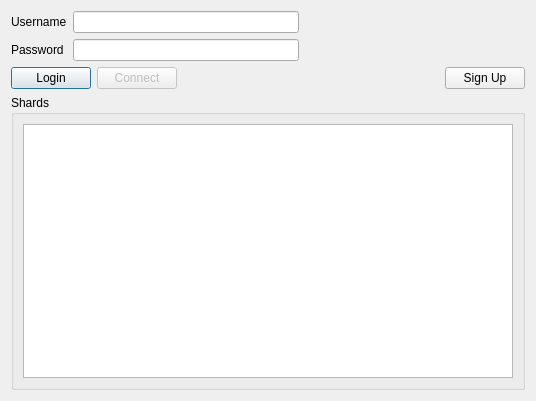
<?xml version="1.0" encoding="UTF-8"?>
<ui version="4.0">
 <class>NelLauncherDlg</class>
 <widget class="QDialog" name="NelLauncherDlg">
  <property name="geometry">
   <rect>
    <x>0</x>
    <y>0</y>
    <width>536</width>
    <height>401</height>
   </rect>
  </property>
  <property name="sizePolicy">
   <sizepolicy hsizetype="Expanding" vsizetype="Expanding">
    <horstretch>0</horstretch>
    <verstretch>0</verstretch>
   </sizepolicy>
  </property>
  <property name="minimumSize">
   <size>
    <width>350</width>
    <height>300</height>
   </size>
  </property>
  <property name="windowTitle">
   <string>NeL Launcher</string>
  </property>
  <layout class="QVBoxLayout" name="verticalLayout">
   <item>
    <layout class="QGridLayout" name="gridLayout">
     <item row="0" column="0">
      <widget class="QLabel" name="lblUsername">
       <property name="text">
        <string>Username</string>
       </property>
      </widget>
     </item>
     <item row="0" column="1">
      <layout class="QHBoxLayout" name="horizontalLayout_3">
       <item>
        <widget class="QLineEdit" name="leUsername"/>
       </item>
       <item>
        <spacer name="horizontalSpacer_3">
         <property name="orientation">
          <enum>Qt::Horizontal</enum>
         </property>
         <property name="sizeHint" stdset="0">
          <size>
           <width>40</width>
           <height>20</height>
          </size>
         </property>
        </spacer>
       </item>
      </layout>
     </item>
     <item row="1" column="0">
      <widget class="QLabel" name="lblPassword">
       <property name="text">
        <string>Password</string>
       </property>
      </widget>
     </item>
     <item row="1" column="1">
      <layout class="QHBoxLayout" name="horizontalLayout">
       <item>
        <widget class="QLineEdit" name="lePassword">
         <property name="echoMode">
          <enum>QLineEdit::Password</enum>
         </property>
        </widget>
       </item>
       <item>
        <spacer name="horizontalSpacer_2">
         <property name="orientation">
          <enum>Qt::Horizontal</enum>
         </property>
         <property name="sizeHint" stdset="0">
          <size>
           <width>58</width>
           <height>18</height>
          </size>
         </property>
        </spacer>
       </item>
      </layout>
     </item>
    </layout>
   </item>
   <item>
    <layout class="QHBoxLayout" name="horizontalLayout_4">
     <item>
      <widget class="QPushButton" name="pbLogin">
       <property name="text">
        <string>Login</string>
       </property>
      </widget>
     </item>
     <item>
      <widget class="QPushButton" name="pbConnect">
       <property name="enabled">
        <bool>false</bool>
       </property>
       <property name="text">
        <string>Connect</string>
       </property>
      </widget>
     </item>
     <item>
      <layout class="QHBoxLayout" name="horizontalLayout_2">
       <item>
        <spacer name="horizontalSpacer">
         <property name="orientation">
          <enum>Qt::Horizontal</enum>
         </property>
         <property name="sizeHint" stdset="0">
          <size>
           <width>17</width>
           <height>17</height>
          </size>
         </property>
        </spacer>
       </item>
       <item>
        <widget class="QPushButton" name="pbSignup">
         <property name="text">
          <string>Sign Up</string>
         </property>
        </widget>
       </item>
      </layout>
     </item>
    </layout>
   </item>
   <item>
    <widget class="QGroupBox" name="groupBox">
     <property name="title">
      <string>Shards</string>
     </property>
     <property name="flat">
      <bool>false</bool>
     </property>
     <layout class="QGridLayout" name="gridLayout_3">
      <item row="0" column="0">
       <widget class="QTableWidget" name="tblShardList">
        <property name="editTriggers">
         <set>QAbstractItemView::SelectedClicked</set>
        </property>
        <property name="dragDropOverwriteMode">
         <bool>false</bool>
        </property>
        <property name="alternatingRowColors">
         <bool>true</bool>
        </property>
        <property name="selectionMode">
         <enum>QAbstractItemView::SingleSelection</enum>
        </property>
        <property name="selectionBehavior">
         <enum>QAbstractItemView::SelectRows</enum>
        </property>
        <property name="verticalScrollMode">
         <enum>QAbstractItemView::ScrollPerItem</enum>
        </property>
        <attribute name="horizontalHeaderHighlightSections">
         <bool>false</bool>
        </attribute>
        <attribute name="horizontalHeaderStretchLastSection">
         <bool>true</bool>
        </attribute>
        <attribute name="verticalHeaderVisible">
         <bool>false</bool>
        </attribute>
        <attribute name="verticalHeaderVisible">
         <bool>false</bool>
        </attribute>
        <attribute name="horizontalHeaderHighlightSections">
         <bool>false</bool>
        </attribute>
       </widget>
      </item>
     </layout>
    </widget>
   </item>
  </layout>
 </widget>
 <resources/>
 <connections/>
</ui>
